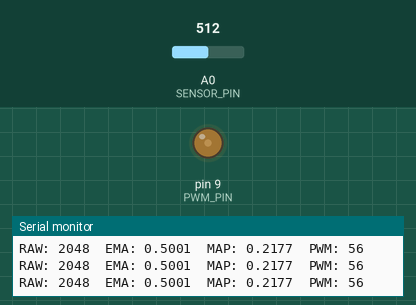
Recording of a sketch running on a simulated Arduino Uno, built with avr-gcc and run on an emulated ATmega328P. Shown: output pins drawn as LEDs (lit = HIGH), the last lines printed to the serial monitor. The test bench sets the inputs (shaded band); at power-on: A0 (SENSOR_PIN) = 512.

Above: at 1.2 s.
1.3 s: A0 (SENSOR_PIN) set to 716
At 2.2 s:
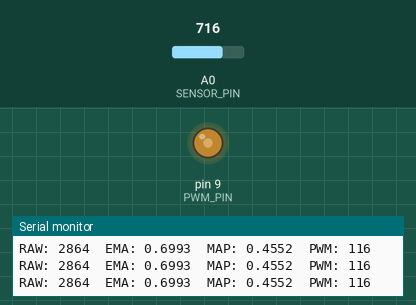
3.3 s: A0 (SENSOR_PIN) set to 900
At 4.5 s:
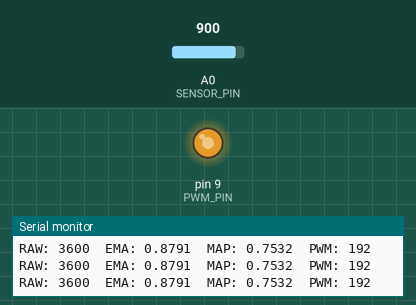
5.3 s: A0 (SENSOR_PIN) set to 1023
At 6.7 s:
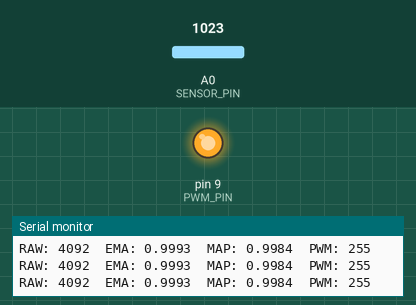
7.5 s: A0 (SENSOR_PIN) set to 1005
At 7.76 s:
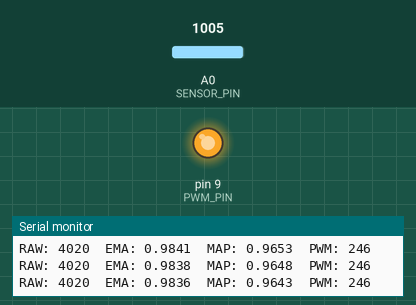
Timing chart, 0 to 10.5 s (numbered marks = the images above; inputs shaded):
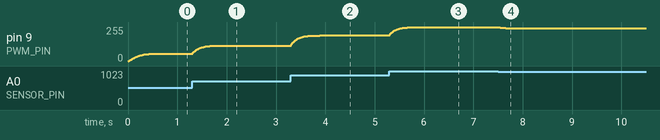

Measured:
- after the input at 1.3 s, pin 9 (PWM_PIN): moves from 56/255 to 116/255 over 0.56 s, starting at once
- after the input at 3.3 s, pin 9 (PWM_PIN): moves from 116/255 to 192/255 over 0.58 s, starting at once
- after the input at 5.3 s, pin 9 (PWM_PIN): moves from 192/255 to 255/255 over 0.77 s, starting at once
- after the input at 7.5 s, pin 9 (PWM_PIN): moves from 255/255 to 245/255 over 0.31 s, starting at once

The sketch:

sensor_mapping.ino
```cpp
// ============================================================
//  12-bit Sensor → 8-bit PWM  |  Smoothing + Mapping Curves
//  Board: Any Arduino (Uno, Mega, Nano, etc.)
//  Sensor input : A0  (12-bit on Due/Zero; 10-bit boards see note)
//  PWM output   : Pin 9
// ============================================================
//
//  NOTE – 10-bit boards (Uno, Nano, Mega):
//    The ADC natively returns 0-1023.  Shift it left by 2 to
//    simulate 12-bit range:  rawValue = analogRead(A0) << 2;
//    On Due / Zero call analogReadResolution(12) in setup().
// ============================================================

#include <math.h>

// ---------- pin & resolution config ------------------------
const int SENSOR_PIN  = A0;
const int PWM_PIN     = 9;

const int  ADC_BITS   = 12;               // 12-bit input  (0-4095)
const int  PWM_BITS   = 8;                // 8-bit output  (0-255)
const long ADC_MAX    = (1L << ADC_BITS) - 1;   // 4095
const int  PWM_MAX    = (1  << PWM_BITS) - 1;   // 255

// ---------- smoothing config --------------------------------
// Exponential Moving Average  →  alpha ∈ (0,1]
//   high alpha = fast response, less smoothing
//   low  alpha = slow response, heavy smoothing
const float EMA_ALPHA = 0.1f;

// Moving-average window size (for the MA smoother demo)
const int   MA_WINDOW = 16;

// ---------- curve selection ---------------------------------
enum CurveType {
  CURVE_LINEAR = 0,
  CURVE_GAMMA,        // power-law / gamma correction
  CURVE_LOGARITHMIC,
  CURVE_EXPONENTIAL,
  CURVE_S_CURVE,      // cubic sigmoid
  CURVE_SQUARE_ROOT,
  CURVE_COUNT
};

// Change this at compile-time to select the active curve:
CurveType activeCurve = CURVE_GAMMA;

// Gamma value used by CURVE_GAMMA (2.2 = sRGB-like, <1 = inverse)
const float GAMMA = 2.2f;

// ============================================================
//  SMOOTHING ALGORITHMS
// ============================================================

// --- 1. Exponential Moving Average (EMA) --------------------
//  Lightweight, single variable, tunable via alpha.
float emaSmooth(float newSample, float& state) {
  state = EMA_ALPHA * newSample + (1.0f - EMA_ALPHA) * state;
  return state;
}

// --- 2. Simple Moving Average (SMA) -------------------------
//  Circular buffer; equal weight over the last N samples.
float maBuffer[MA_WINDOW] = {0};
int   maIndex = 0;
float maSum   = 0;

float maSmooth(float newSample) {
  maSum -= maBuffer[maIndex];
  maBuffer[maIndex] = newSample;
  maSum += newSample;
  maIndex = (maIndex + 1) % MA_WINDOW;
  return maSum / MA_WINDOW;
}

// --- 3. Median Filter (3-tap) --------------------------------
//  Removes impulse spikes; best for noisy sensors.
float medianFilter3(float newSample) {
  static float buf[3] = {0, 0, 0};
  static int   idx    = 0;
  buf[idx] = newSample;
  idx = (idx + 1) % 3;

  float a = buf[0], b = buf[1], c = buf[2];
  // Sort network for 3 elements
  if (a > b) { float t = a; a = b; b = t; }
  if (b > c) { float t = b; b = c; c = t; }
  if (a > b) { float t = a; a = b; b = t; }
  return b; // middle value
}

// ============================================================
//  MAPPING CURVES   (input: 0.0–1.0 → output: 0.0–1.0)
// ============================================================

// --- 1. Linear ----------------------------------------------
//  Direct 1:1 mapping.  No transformation.
float curveLinear(float x) {
  return x;
}

// --- 2. Gamma (power-law) -----------------------------------
//  GAMMA > 1 : highlights compressed, shadows expanded
//  GAMMA < 1 : inverse – useful for LED perceived brightness
float curveGamma(float x) {
  return powf(x, GAMMA);
}

// --- 3. Logarithmic -----------------------------------------
//  Expands low-end resolution; compresses high end.
//  Human hearing/touch perception is roughly logarithmic.
float curveLogarithmic(float x) {
  // log(1) = 0, scaled so log(1+1) maps to 1
  return logf(1.0f + x * (M_E - 1.0f)) / 1.0f;
}

// --- 4. Exponential -----------------------------------------
//  Compresses low end; expands high end.
//  Good for "snappy" response near max.
float curveExponential(float x) {
  return (expf(x) - 1.0f) / (M_E - 1.0f);
}

// --- 5. S-Curve (smooth-step / cubic sigmoid) ---------------
//  Gentle at both extremes, steep in the middle.
//  Natural-feeling, avoids hard clamping artefacts.
float curveSCurve(float x) {
  // smoothstep: 3x² - 2x³
  return x * x * (3.0f - 2.0f * x);
}

// --- 6. Square-root ------------------------------------------
//  Milder than log; lifts mid-range.
float curveSquareRoot(float x) {
  return sqrtf(x);
}

// ============================================================
//  DISPATCHER
// ============================================================
float applyMappingCurve(float normalised, CurveType curve) {
  switch (curve) {
    case CURVE_LINEAR:      return curveLinear(normalised);
    case CURVE_GAMMA:       return curveGamma(normalised);
    case CURVE_LOGARITHMIC: return curveLogarithmic(normalised);
    case CURVE_EXPONENTIAL: return curveExponential(normalised);
    case CURVE_S_CURVE:     return curveSCurve(normalised);
    case CURVE_SQUARE_ROOT: return curveSquareRoot(normalised);
    default:                return normalised;
  }
}

// ============================================================
//  UTILITY
// ============================================================
// Clamp a float to [0, 1]
inline float clamp01(float v) {
  return v < 0.0f ? 0.0f : (v > 1.0f ? 1.0f : v);
}

// ============================================================
//  SETUP
// ============================================================
void setup() {
  Serial.begin(115200);

  // On Due / Zero uncomment the next line for true 12-bit ADC:
  // analogReadResolution(12);

  pinMode(PWM_PIN, OUTPUT);

  Serial.println(F("=== Sensor Mapping Demo ==="));
  Serial.print(F("Curve: "));
  const char* names[] = {
    "Linear", "Gamma", "Logarithmic",
    "Exponential", "S-Curve", "Square Root"
  };
  Serial.println(names[activeCurve]);
}

// ============================================================
//  MAIN LOOP
// ============================================================
static float emaState = 0.0f;

void loop() {
  // 1. Read raw ADC value
  int rawADC = analogRead(SENSOR_PIN);

  // Simulate 12-bit on 10-bit boards (comment out on Due/Zero):
  rawADC = rawADC << 2;   // 0-1023 → 0-4092

  // 2. Normalise to 0.0 – 1.0
  float normalised = (float)rawADC / (float)ADC_MAX;

  // 3. Apply smoothing  (choose one or chain them)
  float smoothed = emaSmooth(normalised, emaState);
  // float smoothed = maSmooth(normalised);
  // float smoothed = medianFilter3(normalised);

  // 4. Apply mapping curve
  float mapped = applyMappingCurve(clamp01(smoothed), activeCurve);

  // 5. Scale to 8-bit PWM range and output
  int pwmValue = (int)(clamp01(mapped) * PWM_MAX + 0.5f);
  analogWrite(PWM_PIN, pwmValue);

  // 6. Serial monitor (remove or reduce in production)
  Serial.print(F("RAW: "));   Serial.print(rawADC);
  Serial.print(F("  EMA: ")); Serial.print(smoothed, 4);
  Serial.print(F("  MAP: ")); Serial.print(mapped,   4);
  Serial.print(F("  PWM: ")); Serial.println(pwmValue);

  delay(10); // ~100 Hz update rate
}
```
